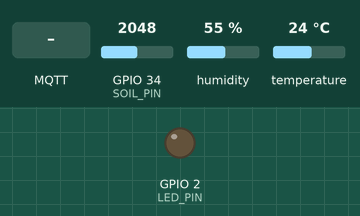
Bench run of a sketch on a simulated ESP32. Shown: output pins drawn as LEDs (lit = HIGH). The test bench sets the inputs (shaded band); at power-on: GPIO 34 (SOIL_PIN) = 2048, humidity 55 %, temperature 24 °C. WiFi joins after 1.5 s; servers stay silent unless stated; no MQTT or app messages arrive unless stated; what the sketch prints to the serial monitor is not drawn.

Above: at 2.7 s.
2.8 s: GPIO 34 (SOIL_PIN) set to 2367
5.2 s: GPIO 34 (SOIL_PIN) set to 2479
At 7.0 s:
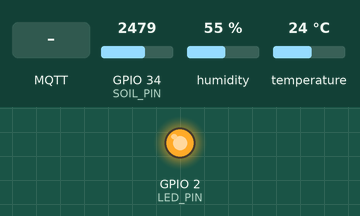
14.4 s: MQTT message "resume" arrives on the first subscribed topic
At 24.9 s:
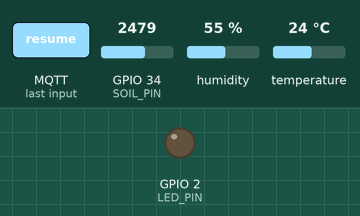
Timing chart, 0 to 26.4 s (numbered marks = the images above; inputs shaded):
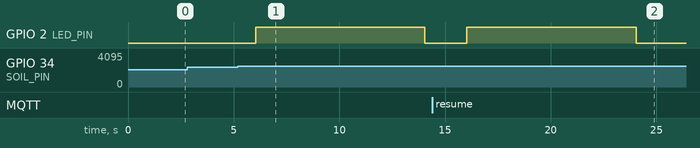

The sketch:

final_code.ino
```cpp
#include <WiFi.h>
#include <PubSubClient.h>
#include <DHT.h>

#define DHTPIN 4       // Adjust as needed
#define DHTTYPE DHT11
#define SOIL_PIN 34     // Analog pin for soil sensor
#define LED_PIN 2       // LED as actuator (irrigation)

const char* ssid = "YOUR SSID";
const char* password = "YOUR PASSWORD";
const char* mqttServer = "broker.emqx.io";
const int mqttPort = 1883;
const char* dataTopic = "esp32/agri/data";
const char* commandTopic = "esp32/agri/command";

WiFiClient espClient;
PubSubClient client(espClient);
DHT dht(DHTPIN, DHTTYPE);

//System Parameters
float soilVolume = 100.0; // mL
float minMoisturePercent = 40.0;
float lastMoisture = 0.0;
bool irrigation = false;
unsigned long lastPublish = 0;
const unsigned long publishInterval = 2000; // 2 seconds
bool manualMode = false;
unsigned long irrigationStart = 0;
bool waitingForIncrease = false;
float minRequiredWater = (minMoisturePercent / 100.0) * soilVolume;
int flag=0;
void reconnect() {
  while (!client.connected()) {
    Serial.print("Connecting to MQTT...");
    if (client.connect("esp32_client")) {
      Serial.println("connected");
      client.subscribe(commandTopic);
    } else {
      Serial.print("failed, rc=");
      Serial.println(client.state());
      delay(2000);
    }
  }
}

void callback(char* topic, byte* payload, unsigned int length) {
  String msg;
  Serial.println("Recieved Command : ");

  for (int i = 0; i < length; i++) msg += (char)payload[i];
  Serial.println(msg);
  if (String(topic) == commandTopic && msg == "resume") {
    manualMode = false;
    Serial.println("🔁 Resume command received");
  }
}

void setup() {
  Serial.begin(115200);
  WiFi.begin(ssid, password);
  dht.begin();
  pinMode(LED_PIN, OUTPUT);

  while (WiFi.status() != WL_CONNECTED) {
    delay(500); Serial.print(".");
  }
  Serial.println("WiFi connected");

  client.setServer(mqttServer, mqttPort);
  client.setCallback(callback);
}

void loop() {
  if (!client.connected()) reconnect();
  client.loop();
  client.setCallback(callback);
  unsigned long now = millis();
  if (now - lastPublish >= publishInterval) {
    lastPublish = now;

    float temp = dht.readTemperature();
    float humid = dht.readHumidity();
    int soil_raw = analogRead(SOIL_PIN);
    int soil = 100 - (soil_raw / 4095.0 * 100);

    if (isnan(temp) || isnan(humid)) {
      Serial.println("Sensor error");
      return;
    }

    float evap_ml = 0.2 * (temp - 15) * (1.0 - humid / 100.0);
    static float previousSoil = soil;
    float deltaMoisture = soil - previousSoil;
    float waterInSoil = (soil / 100.0) * soilVolume;
    if(irrigation && flag == 0){
      irrigationStart = millis();
      flag = 1;
    } else if(!irrigation){
      flag = 0;
    }


    // Irrigation logic
    // bool irrigation = false;
    if (!manualMode && !irrigation && waterInSoil < (minRequiredWater + evap_ml)) {
      digitalWrite(LED_PIN, HIGH);
      irrigation = true;
      irrigationStart = millis();
      waitingForIncrease = true;
      lastMoisture = soil;
      Serial.println("💧 Starting irrigation");
    } else if(!manualMode && irrigation && soil>previousSoil){
      waitingForIncrease = false;
      if(waterInSoil > (minRequiredWater + evap_ml)){
        irrigation = false;
        Serial.println("✅ Moisture increased. Irrigation complete.");
        digitalWrite(LED_PIN, LOW);
      }
    } else if(!manualMode && irrigation && waitingForIncrease && millis() - irrigationStart > 5000) {
      // digitalWrite(LED_PIN, LOW);
      manualMode = true;
      irrigation = false;
      digitalWrite(LED_PIN, LOW);
      Serial.println("❌ No increase in soil moisture. Entering manual mode.");
    }


    float waterPoured = 0.0;
    if (!waitingForIncrease && !manualMode && irrigation) {
      if (deltaMoisture > 0) {
        waterPoured = (deltaMoisture / 100.0) * soilVolume;
      }
    }
    previousSoil = soil;

    // Compose JSON payload
    String payload = "{";
    payload += "\"temperature\": " + String(temp, 1) + ",";
    payload += "\"humidity\": " + String(humid, 1) + ",";
    payload += "\"soil_moisture\": " + String(soil) + ",";
    payload += "\"evaporation_ml\": " + String(evap_ml, 1) + ",";
    payload += "\"water_poured\":" + String(waterPoured, 1)+",";
    payload += "\"irrigation\": " + String(irrigation ? "true" : "false") + ",";
    payload += "\"manual_mode\": " + String(manualMode ? "true" : "false");
    payload += "}";

    client.publish(dataTopic, payload.c_str());
    Serial.println(payload);
  }

  delay(10); // Yield CPU to avoid watchdog reset
}
```

Measured:
- the behaviour switches between 2416 and 2417 on GPIO 34 (SOIL_PIN) (found by bisection; images 0 and 1)
- after the input at 2.8 s, every drawn part: stays the same
- after the input at 5.2 s, GPIO 2 (LED_PIN): LOW → HIGH after 0.83 s, → LOW 8.0 s later
- after the input at 14.4 s, GPIO 2 (LED_PIN): LOW → HIGH after 1.6 s, → LOW 8.0 s later
